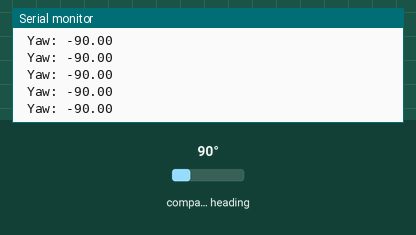
A sketch run on a simulated Arduino Uno, built with avr-gcc and run on an emulated ATmega328P. Parts: the last lines printed to the serial monitor. The test bench sets the inputs (shaded band); at power-on: compass heading 90°.

Above: at 1.2 s.
1.3 s: compass heading set to 7°
At 1.32 s:
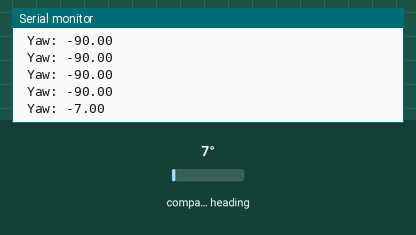
2.8 s: compass heading set to 180°
At 2.83 s:
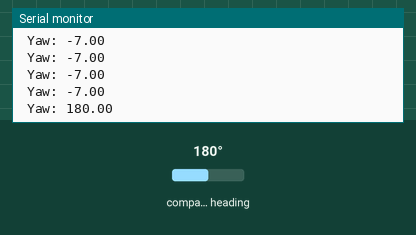
Timing chart, 0 to 5.8 s (numbered marks = the images above; inputs shaded):
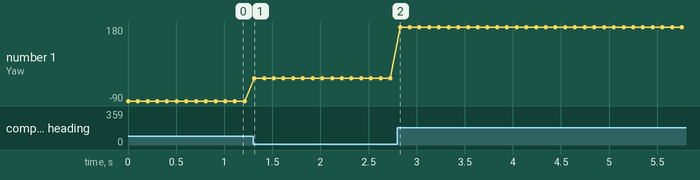

The sketch:

IMU_YAW.ino
```cpp
#include <Wire.h>
#include <Adafruit_Sensor.h>
#include <Adafruit_BNO055.h>
#include <utility/imumaths.h>

Adafruit_BNO055 bno = Adafruit_BNO055(55);

float  yaw;
void setup()
{
Serial.begin(9600);
bno.begin();

  bno.setExtCrystalUse(true);
}

void loop()
{
 // sensors_event_t event;
 // bno.getEvent(&event);

 // Serial.print("X: ");
 // Serial.print(event.orientation.x, 4);
 // Serial.print("\tY: ");
 // Serial.print(event.orientation.y, 4);
 // Serial.print("\tZ: ");
 // Serial.print(event.orientation.z, 4);
 // Serial.println("");

 imu::Quaternion quat = bno.getQuat();
//Serial.print("W: "); Serial.print(quat.w());
//Serial.print(" X: "); Serial.print(quat.x());
//Serial.print(" Y: "); Serial.print(quat.y());
//Serial.print(" Z: "); Serial.println(quat.z());

float q_w = quat.w();
float q_x = quat.x();
float q_y = quat.y();
float q_z = quat.z();

 imu::Vector<3> euler = quat.toEuler();

yaw = atan2(2 * (q_w * q_z + q_x * q_y), 1 - 2 * (q_y * q_y + q_z * q_z));
yaw = yaw*180.0 / M_PI;

Serial.print(" Yaw: "); Serial.println(yaw);

  delay(100);

}
```

Measured:
- after the input at 1.3 s, the serial monitor: prints a new line at once (image 1)
- after the input at 2.8 s, the serial monitor: prints a new line at once (image 2)
- plotted number 1: -90 → -7 after the input at 1.3 s, -7 → 180 after the input at 2.8 s
